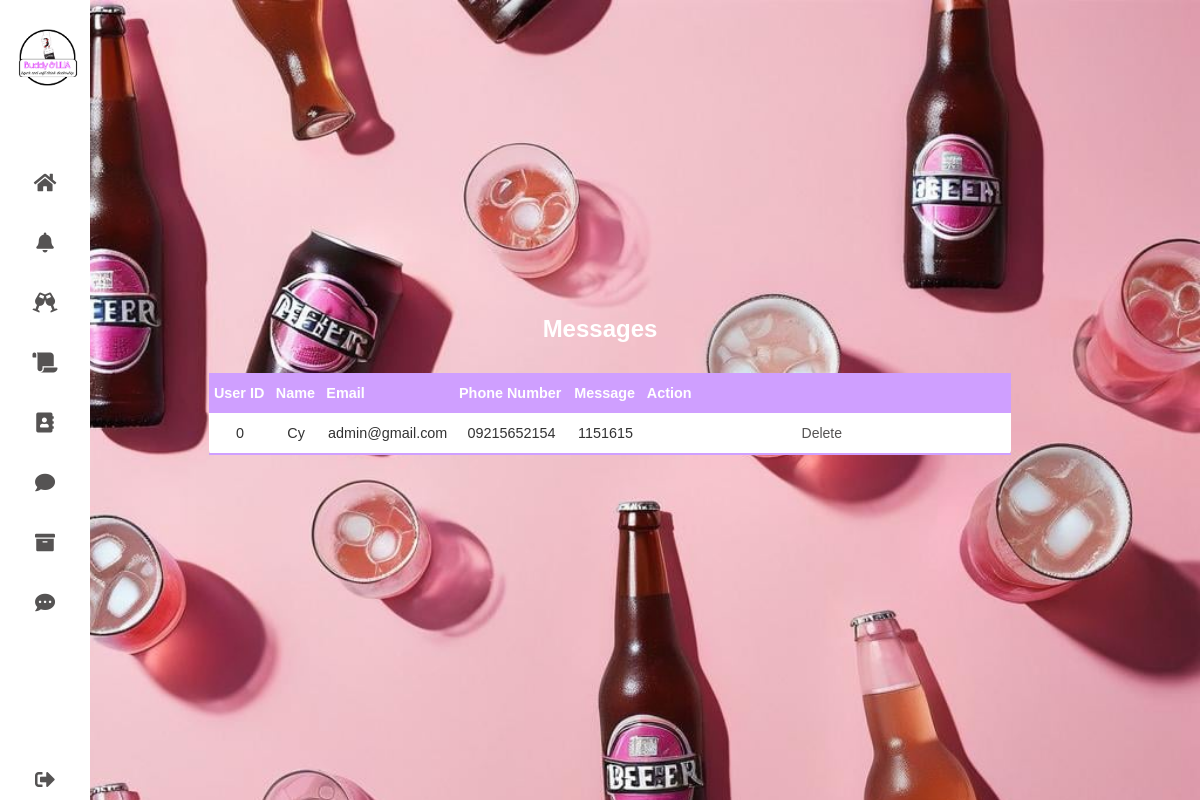
/pages/admin-contact.php (signed in), run on the app's committed database.
### tables this page shows
CREATE TABLE `tblmessage` (
  `id` int(11) NOT NULL,
  `user_id` int(11) NOT NULL,
  `name` varchar(50) NOT NULL,
  `email` varchar(50) NOT NULL,
  `number` varchar(20) NOT NULL,
  `message` varchar(1000) NOT NULL
);

### pages/admin-contact.php (the view, shortened to what this page needs)
<?php
include "../php/header.php";
?>
<!DOCTYPE html>
<html lang="en">
<head>
  <link rel="stylesheet" href="../css/navbar.css" />
  <link rel="stylesheet" href="../css/client-dashboard.css" />
  <link rel="stylesheet" href="../css/search-bar.css" />
  <link rel="stylesheet" href="../css/table.css" />
    <link rel="stylesheet" href="https://cdnjs.cloudflare.com/ajax/libs/font-awesome/5.15.4/css/all.min.css"/>
  </head>
<body style="background-image: url('../images/dashboard-bg.jpg'); background-size: cover;">
  <div class="container">
  <?php
      include "navbar.php";
?>
    <div class="content">
<section class="messages">
    <h1 class="title">Messages</h1>
    <div class="box-container">
        <table class="content-table" id='dataTable'>
            <thead>
                <tr>
                    <th>User ID</th>
                    <th>Name</th>
                    <th>Email</th>
                    <th>Phone Number</th>
                    <th>Message</th>
                    <th>Action</th>
                </tr>
            </thead>
            <tbody>
            <?php
                $select_message = mysqli_query($conn, "SELECT * FROM `tblmessage`") or die('query failed');
                if(mysqli_num_rows($select_message) > 0){
                    while($fetch_message = mysqli_fetch_assoc($select_message)){
                        echo "<tr>";
                        echo "<td>{$fetch_message['user_id']}</td>";
                        echo "<td>{$fetch_message['name']}</td>";
                        echo "<td>{$fetch_message['email']}</td>";
                        echo "<td>{$fetch_message['number']}</td>";
                        echo "<td>{$fetch_message['message']}</td>";
                        echo "<td><a href='admin-contact.php?delete={$fetch_message['id']}' onclick=\"return confirm('Delete this message?');\" class='delete-btn'>Delete</a></td>";
                        echo "</tr>";
                    }
                } else {
                    echo '<tr><td colspan="6" class="empty">No messages!</td></tr>';
                }
            ?>
            </tbody>
        </table>
    </div>
</section>
</body>
</html>

### css/navbar.css (style rules this page uses)
* { margin: 0; padding: 0; outline: none; border: none; text-decoration: none; box-sizing: border-box; font-family: "Poppins", sans-serif; }
body { background: rgb(226, 226, 226); font-size: 16px; color: #333; }
a { position: relative; width: 350px; font-size: 14px; color: rgb(85, 83, 83); display: table; padding: 10px; }
.container { display: flex; }
table thead tr { color: #fff; background: #34AF6D; text-align: left; font-weight: bold; }
.container { display: flex; flex-direction: column; justify-content: center; align-items: center; height: 100vh; }

### css/client-dashboard.css (style rules this page uses)
.container { display: flex; flex-direction: column; justify-content: center; align-items: center; height: 100vh; }
.content { text-align: center; color: #fff; padding: 0 20px; }

### css/table.css (style rules this page uses)
* { font-family: sans-serif; }
.content-table { border-collapse: collapse; margin: 30px 10px; font-size: 0.9em; width: 100%; border-radius: 5px; overflow-x: auto; background-color: #ffffff; }
.content-table thead tr { background-color: #CF9FFF; color: #ffffff; text-align: left; font-weight: bold; }
.content-table th, .content-table td { padding: 12px 5px; }
.content-table tbody tr { border-bottom: 1px solid #dddddd; }
.content-table tbody tr:last-of-type { border-bottom: 2px solid #CF9FFF; }
.content-table td { text-align: center; }

### data on the page
tblmessage: user "0", name "Cy", email "admin@gmail.com", number "09215652154", message "1151615"
